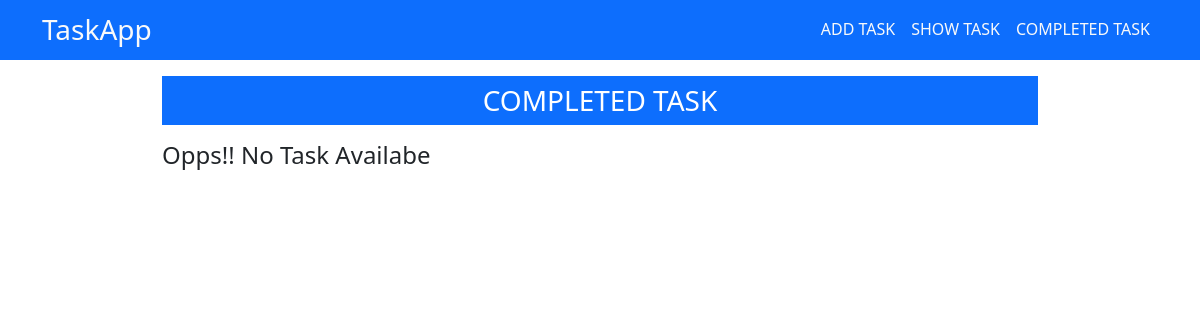
The page /completed_task/ on the database as committed earlier.
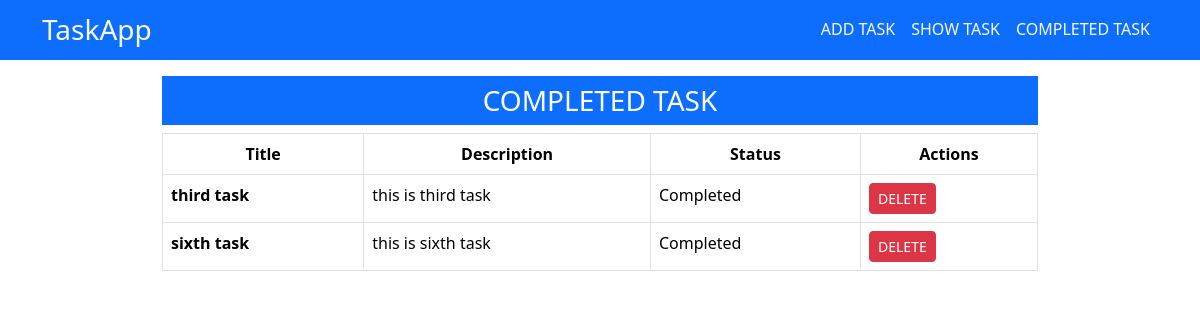
The same page on the database as committed later.
### todo_app/models.py (models this page shows)
class TaskModel(models.Model):
    taskTitle = models.CharField(max_length=40)
    taskDescription = models.CharField(max_length=100)
    is_Completed = models.BooleanField(default=False)

### todo_app/views.py (the view)
# urls.py: path('completed_task/', views.completed_task, name='completed_task'),
def completed_task(request):
    task = TaskModel.objects.filter(is_Completed = True)
    return render(request, 'completed_tasks.html',{'data':task})

### todo_app/templates/completed_tasks.html
{% extends "base.html" %}
{% block content %}
<div class="container w-75">
    <h3 class="text-center bg-primary text-white fw-medium p-2 text-uppercase display-4 fs-3 mt-3">completed task
    </h3>
    {% if data %}
    <table class="table table-bordered table-hover">
        <thead>
            <tr class="text-center">
                <th scope="col">Title</th>
                <th scope="col">Description</th>
                <th scope="col">Status</th>
                <th scope="col">Actions</th>
            </tr>
        </thead>
        <tbody>
            {% for item in data %}
            {% if item.is_Completed %}
            <tr>
                <th scope="row">{{item.taskTitle}}</th>
                <td>{{item.taskDescription}}</td>
                <td>Completed</td>
                <td>
                    <a href="{% url 'delete_completed_task' item.id %}"
                        class="text-danger-emphasis text-decoration-none fs-sm fw-normal">
                        <button class="btn btn-danger btn-sm">DELETE</button>
                    </a>
                </td>
            </tr>
            {% endif %}
            {% endfor %}
        </tbody>
    </table>
    {% else %}
    <h3 class="text-start text-capitalize display-4 fs-4 mt-3">Opps!! No task availabe</h3>
    {% endif %}
</div>
{% endblock %}

Rows that differ between the two databases and show on the page:
added TaskModel: taskTitle "third task", taskDescription "this is third task"
added TaskModel: taskTitle "sixth task", taskDescription "this is sixth task"
Other text that changed with them:
text no longer shown: "Opps!! No Task Availabe"
text now shown: "Title Description Status Actions"
